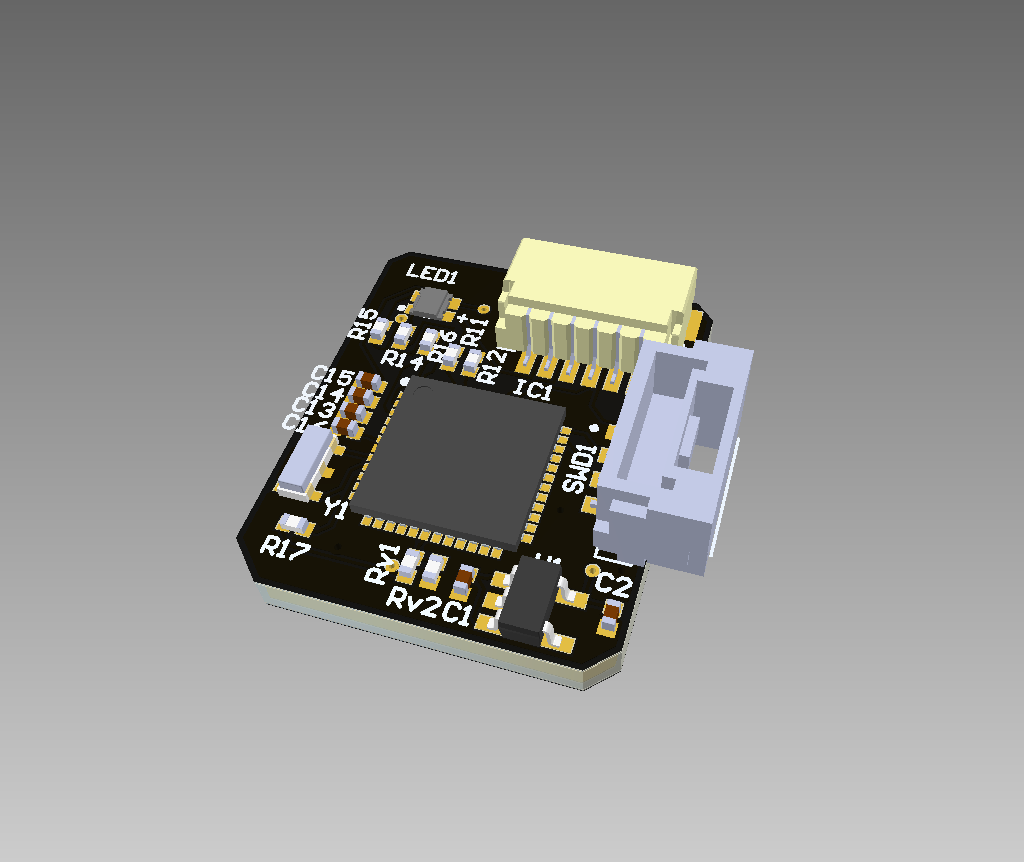
#> input picture doc/view.png, 1024 x 862 px
$ python tt.py
#> lines starting #> are read from the running program, lines starting #| are printed output that depends on the picture; after the words box and inside, x2 and y2 are one past the last pixel; in counts of white or black regions, pixels touching at a corner belong together
import cv2
import numpy as np

# Load the image
img = cv2.imread("./doc/view.png")
#> img is the input picture: shape (862, 1024, 3); mean B, G, R 143.1, 145.1, 145.4

# Convert the image to grayscale
gray = cv2.cvtColor(img, cv2.COLOR_BGR2GRAY)
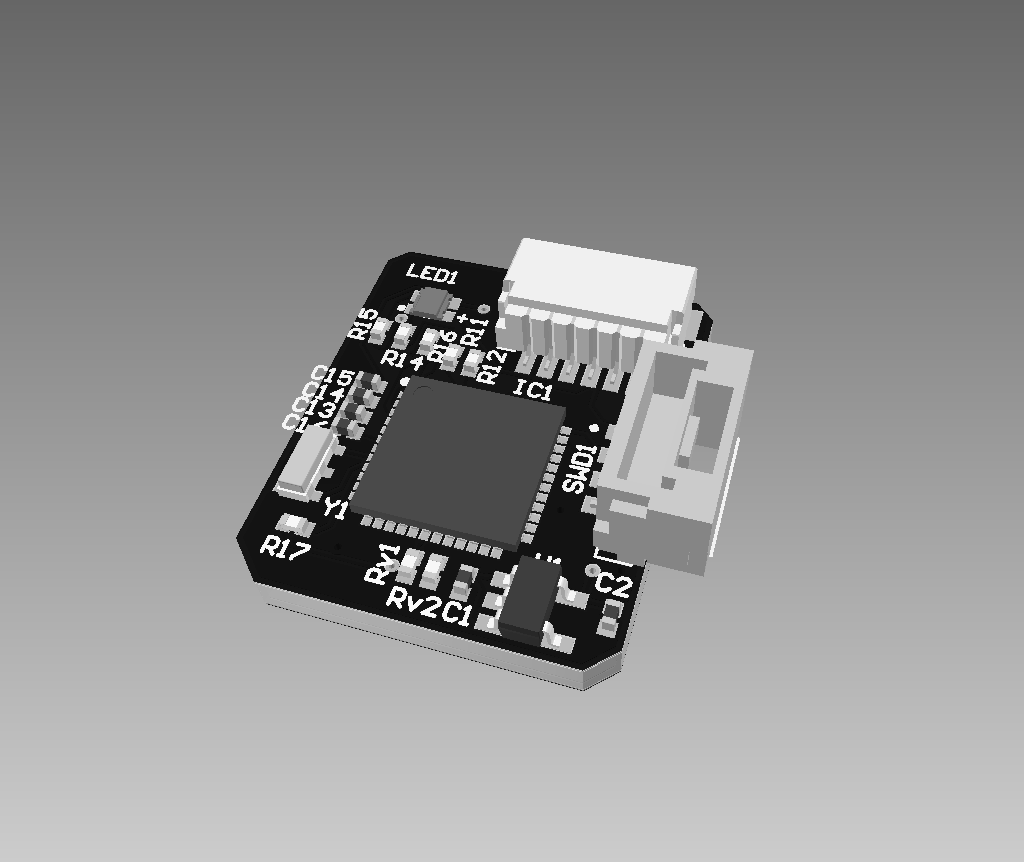
#> gray: shape (862, 1024); min 10, max 255, mean 145

# Apply a Gaussian blur to reduce noise
blur = cv2.GaussianBlur(gray, (5, 5), 0)

# Perform adaptive thresholding to create a binary mask
mask = cv2.adaptiveThreshold(blur, 255, cv2.ADAPTIVE_THRESH_GAUSSIAN_C, cv2.THRESH_BINARY_INV, 11, 2)
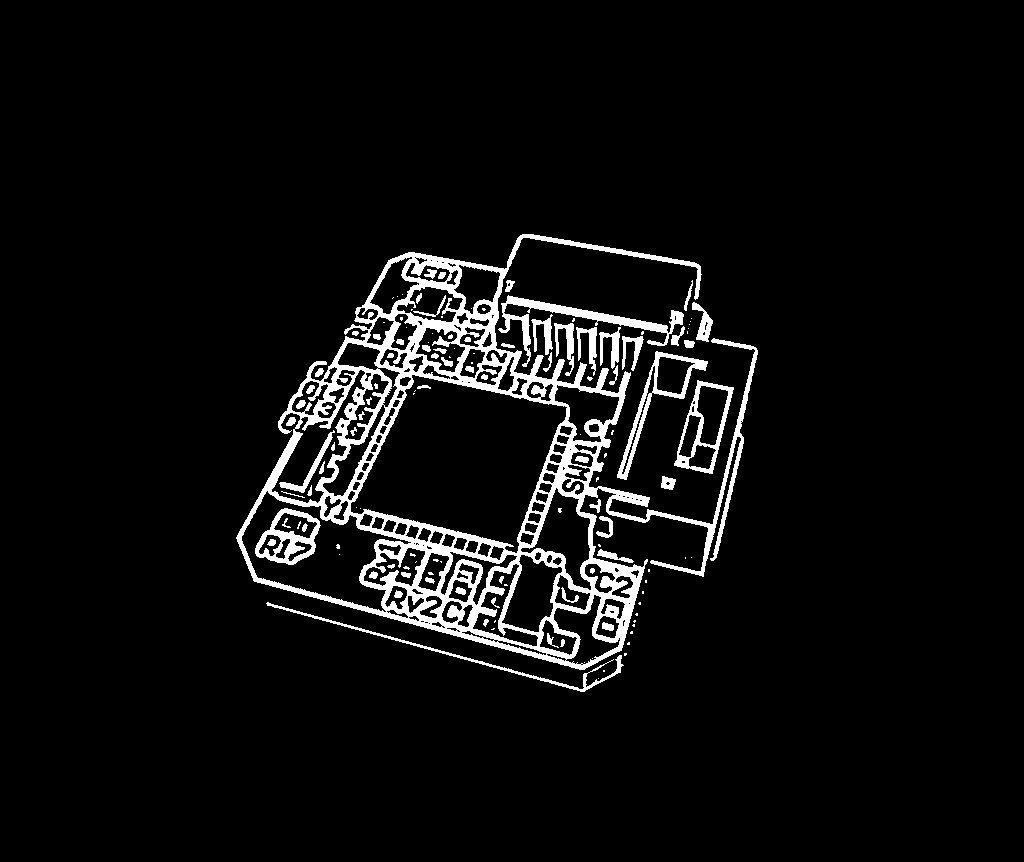
#> mask: shape (862, 1024); 5.8% white; 133 white regions (64 under 20 px), largest, box (x1, y1, x2, y2) and area: (236, 234, 758, 670) 37661, (498, 295, 684, 367) 2110, (617, 351, 708, 480) 1540

# Invert the mask so that the background is black and the foreground is white
#mask = cv2.bitwise_not(mask)

# Apply the mask to the original image
result = cv2.bitwise_and(img, img, mask=mask)
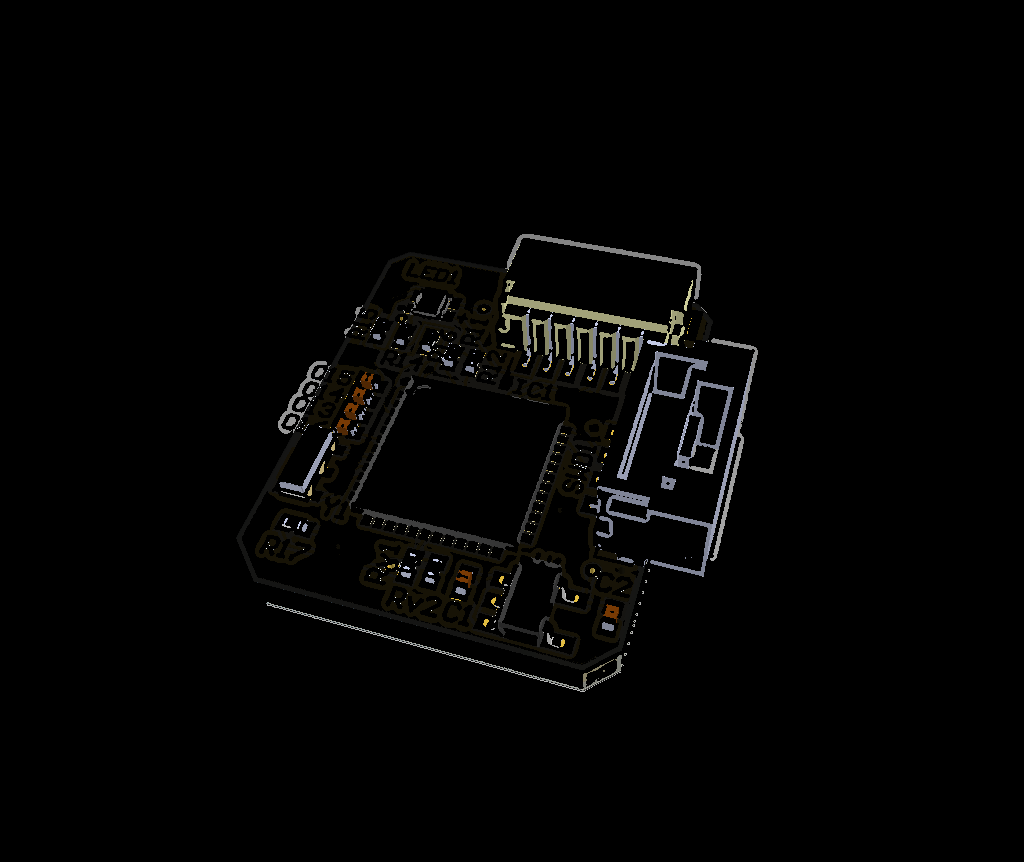
#> result: shape (862, 1024, 3); mean B, G, R 3.3, 3.7, 3.8

# Save the result to a file
cv2.imwrite("./doc/t-view.png", mask)
